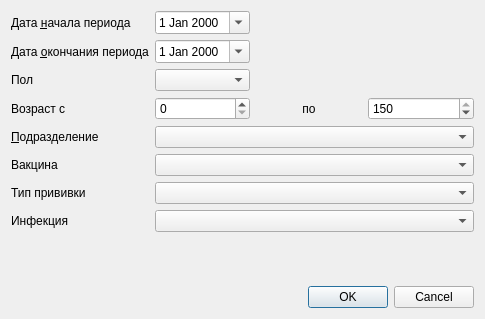
<?xml version="1.0" encoding="UTF-8"?>
<ui version="4.0">
 <class>ReportVaccineJournalSetup</class>
 <widget class="QDialog" name="ReportVaccineJournalSetup">
  <property name="geometry">
   <rect>
    <x>0</x>
    <y>0</y>
    <width>485</width>
    <height>319</height>
   </rect>
  </property>
  <property name="windowTitle">
   <string>Параметры отчета</string>
  </property>
  <layout class="QGridLayout" name="gridLayout">
   <item row="5" column="0">
    <widget class="QLabel" name="lblOrgStructure">
     <property name="text">
      <string>&amp;Подразделение</string>
     </property>
     <property name="buddy">
      <cstring>cmbOrgStructure</cstring>
     </property>
    </widget>
   </item>
   <item row="11" column="0" colspan="4">
    <widget class="QDialogButtonBox" name="buttonBox">
     <property name="orientation">
      <enum>Qt::Horizontal</enum>
     </property>
     <property name="standardButtons">
      <set>QDialogButtonBox::Cancel|QDialogButtonBox::Ok</set>
     </property>
    </widget>
   </item>
   <item row="2" column="0">
    <widget class="QLabel" name="lblEndDate">
     <property name="text">
      <string>Дата &amp;окончания периода</string>
     </property>
     <property name="buddy">
      <cstring>edtEndDate</cstring>
     </property>
    </widget>
   </item>
   <item row="5" column="1" colspan="3">
    <widget class="COrgStructureComboBox" name="cmbOrgStructure"/>
   </item>
   <item row="3" column="0">
    <widget class="QLabel" name="lblSex">
     <property name="text">
      <string>Пол</string>
     </property>
    </widget>
   </item>
   <item row="4" column="3">
    <widget class="QSpinBox" name="edtAgeTo">
     <property name="maximum">
      <number>150</number>
     </property>
     <property name="value">
      <number>150</number>
     </property>
    </widget>
   </item>
   <item row="10" column="0" colspan="4">
    <spacer name="verticalSpacer">
     <property name="orientation">
      <enum>Qt::Vertical</enum>
     </property>
     <property name="sizeHint" stdset="0">
      <size>
       <width>20</width>
       <height>40</height>
      </size>
     </property>
    </spacer>
   </item>
   <item row="2" column="1">
    <widget class="CDateEdit" name="edtEndDate">
     <property name="sizePolicy">
      <sizepolicy hsizetype="Maximum" vsizetype="Fixed">
       <horstretch>0</horstretch>
       <verstretch>0</verstretch>
      </sizepolicy>
     </property>
     <property name="calendarPopup">
      <bool>true</bool>
     </property>
    </widget>
   </item>
   <item row="1" column="0">
    <widget class="QLabel" name="lblBegDate">
     <property name="sizePolicy">
      <sizepolicy hsizetype="Maximum" vsizetype="Preferred">
       <horstretch>0</horstretch>
       <verstretch>0</verstretch>
      </sizepolicy>
     </property>
     <property name="text">
      <string>Дата &amp;начала периода</string>
     </property>
     <property name="buddy">
      <cstring>edtBegDate</cstring>
     </property>
    </widget>
   </item>
   <item row="4" column="1">
    <widget class="QSpinBox" name="edtAgeFrom">
     <property name="maximum">
      <number>150</number>
     </property>
     <property name="value">
      <number>0</number>
     </property>
    </widget>
   </item>
   <item row="4" column="0">
    <widget class="QLabel" name="lblAgeFrom">
     <property name="text">
      <string>Возраст с</string>
     </property>
    </widget>
   </item>
   <item row="4" column="2">
    <widget class="QLabel" name="lblAgeTo">
     <property name="text">
      <string>по</string>
     </property>
     <property name="alignment">
      <set>Qt::AlignCenter</set>
     </property>
    </widget>
   </item>
   <item row="1" column="1">
    <widget class="CDateEdit" name="edtBegDate">
     <property name="sizePolicy">
      <sizepolicy hsizetype="Maximum" vsizetype="Fixed">
       <horstretch>0</horstretch>
       <verstretch>0</verstretch>
      </sizepolicy>
     </property>
     <property name="calendarPopup">
      <bool>true</bool>
     </property>
    </widget>
   </item>
   <item row="7" column="1" colspan="3">
    <widget class="QComboBox" name="cmbVaccineType"/>
   </item>
   <item row="9" column="0">
    <widget class="QLabel" name="lblInfection">
     <property name="text">
      <string>Инфекция</string>
     </property>
    </widget>
   </item>
   <item row="9" column="1" colspan="3">
    <widget class="CRBComboBox" name="cmbInfection"/>
   </item>
   <item row="7" column="0">
    <widget class="QLabel" name="lblVaccineType">
     <property name="text">
      <string>Тип прививки</string>
     </property>
    </widget>
   </item>
   <item row="3" column="1">
    <widget class="QComboBox" name="cmbSex">
     <item>
      <property name="text">
       <string/>
      </property>
     </item>
     <item>
      <property name="text">
       <string>М</string>
      </property>
     </item>
     <item>
      <property name="text">
       <string>Ж</string>
      </property>
     </item>
    </widget>
   </item>
   <item row="6" column="0">
    <widget class="QLabel" name="lblVaccine">
     <property name="text">
      <string>Вакцина</string>
     </property>
    </widget>
   </item>
   <item row="6" column="1" colspan="3">
    <widget class="CRBComboBox" name="cmbVaccine"/>
   </item>
  </layout>
 </widget>
 <customwidgets>
  <customwidget>
   <class>COrgStructureComboBox</class>
   <extends>QComboBox</extends>
   <header>Orgs/OrgStructComboBoxes.h</header>
  </customwidget>
  <customwidget>
   <class>CRBComboBox</class>
   <extends>QComboBox</extends>
   <header>library/crbcombobox.h</header>
  </customwidget>
  <customwidget>
   <class>CDateEdit</class>
   <extends>QDateEdit</extends>
   <header>library/DateEdit.h</header>
  </customwidget>
 </customwidgets>
 <resources/>
 <connections>
  <connection>
   <sender>buttonBox</sender>
   <signal>accepted()</signal>
   <receiver>ReportVaccineJournalSetup</receiver>
   <slot>accept()</slot>
   <hints>
    <hint type="sourcelabel">
     <x>248</x>
     <y>254</y>
    </hint>
    <hint type="destinationlabel">
     <x>157</x>
     <y>274</y>
    </hint>
   </hints>
  </connection>
  <connection>
   <sender>buttonBox</sender>
   <signal>rejected()</signal>
   <receiver>ReportVaccineJournalSetup</receiver>
   <slot>reject()</slot>
   <hints>
    <hint type="sourcelabel">
     <x>316</x>
     <y>260</y>
    </hint>
    <hint type="destinationlabel">
     <x>286</x>
     <y>274</y>
    </hint>
   </hints>
  </connection>
 </connections>
</ui>
